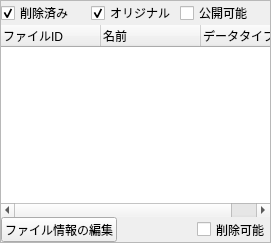
           <widget class="QFrame" name="frm_fil_info_left">
            <property name="frameShape">
             <enum>QFrame::StyledPanel</enum>
            </property>
            <property name="frameShadow">
             <enum>QFrame::Raised</enum>
            </property>
            <layout class="QGridLayout" name="frm_fil_info_left_lay">
             <property name="leftMargin">
              <number>0</number>
             </property>
             <property name="topMargin">
              <number>0</number>
             </property>
             <property name="rightMargin">
              <number>0</number>
             </property>
             <property name="bottomMargin">
              <number>0</number>
             </property>
             <property name="spacing">
              <number>0</number>
             </property>
             <item row="0" column="0">
              <layout class="QVBoxLayout" name="lay_v_fil_list">
               <property name="spacing">
                <number>0</number>
               </property>
               <property name="topMargin">
                <number>0</number>
               </property>
               <item>
                <layout class="QHBoxLayout" name="lay_h_fil_opt">
                 <property name="spacing">
                  <number>0</number>
                 </property>
                 <property name="topMargin">
                  <number>0</number>
                 </property>
                 <item>
                  <widget class="QCheckBox" name="cbx_fil_deleted">
                   <property name="minimumSize">
                    <size>
                     <width>0</width>
                     <height>24</height>
                    </size>
                   </property>
                   <property name="text">
                    <string>削除済み</string>
                   </property>
                   <property name="checked">
                    <bool>true</bool>
                   </property>
                  </widget>
                 </item>
                 <item>
                  <widget class="QCheckBox" name="cbx_fil_original">
                   <property name="minimumSize">
                    <size>
                     <width>0</width>
                     <height>24</height>
                    </size>
                   </property>
                   <property name="text">
                    <string>オリジナル</string>
                   </property>
                   <property name="checked">
                    <bool>true</bool>
                   </property>
                  </widget>
                 </item>
                 <item>
                  <widget class="QCheckBox" name="cbx_fil_pub">
                   <property name="enabled">
                    <bool>true</bool>
                   </property>
                   <property name="minimumSize">
                    <size>
                     <width>0</width>
                     <height>24</height>
                    </size>
                   </property>
                   <property name="maximumSize">
                    <size>
                     <width>16777215</width>
                     <height>25</height>
                    </size>
                   </property>
                   <property name="text">
                    <string>公開可能</string>
                   </property>
                  </widget>
                 </item>
                </layout>
               </item>
               <item>
                <widget class="QTreeWidget" name="tre_fls">
                 <property name="frameShape">
                  <enum>QFrame::NoFrame</enum>
                 </property>
                 <attribute name="headerDefaultSectionSize">
                  <number>100</number>
                 </attribute>
                 <column>
                  <property name="text">
                   <string>ファイルID</string>
                  </property>
                 </column>
                 <column>
                  <property name="text">
                   <string>名前</string>
                  </property>
                 </column>
                 <column>
                  <property name="text">
                   <string>データタイプ</string>
                  </property>
                 </column>
                </widget>
               </item>
               <item>
                <layout class="QHBoxLayout" name="lay_h_fil_edit">
                 <property name="topMargin">
                  <number>0</number>
                 </property>
                 <item>
                  <widget class="QPushButton" name="btn_fil_edit">
                   <property name="minimumSize">
                    <size>
                     <width>0</width>
                     <height>25</height>
                    </size>
                   </property>
                   <property name="text">
                    <string>ファイル情報の編集</string>
                   </property>
                   <property name="flat">
                    <bool>false</bool>
                   </property>
                  </widget>
                 </item>
                 <item>
                  <widget class="QPushButton" name="btn_img_sav">
                   <property name="maximumSize">
                    <size>
                     <width>40</width>
                     <height>16777215</height>
                    </size>
                   </property>
                   <property name="text">
                    <string/>
                   </property>
                   <property name="checkable">
                    <bool>false</bool>
                   </property>
                   <property name="flat">
                    <bool>true</bool>
                   </property>
                  </widget>
                 </item>
                 <item>
                  <widget class="QPushButton" name="btn_img_del">
                   <property name="maximumSize">
                    <size>
                     <width>40</width>
                     <height>16777215</height>
                    </size>
                   </property>
                   <property name="text">
                    <string/>
                   </property>
                   <property name="iconSize">
                    <size>
                     <width>24</width>
                     <height>24</height>
                    </size>
                   </property>
                   <property name="checkable">
                    <bool>false</bool>
                   </property>
                   <property name="flat">
                    <bool>true</bool>
                   </property>
                  </widget>
                 </item>
                 <item>
                  <widget class="QCheckBox" name="cbx_fil_edit">
                   <property name="enabled">
                    <bool>true</bool>
                   </property>
                   <property name="maximumSize">
                    <size>
                     <width>100</width>
                     <height>25</height>
                    </size>
                   </property>
                   <property name="text">
                    <string>削除可能</string>
                   </property>
                  </widget>
                 </item>
                </layout>
               </item>
              </layout>
             </item>
            </layout>
           </widget>
